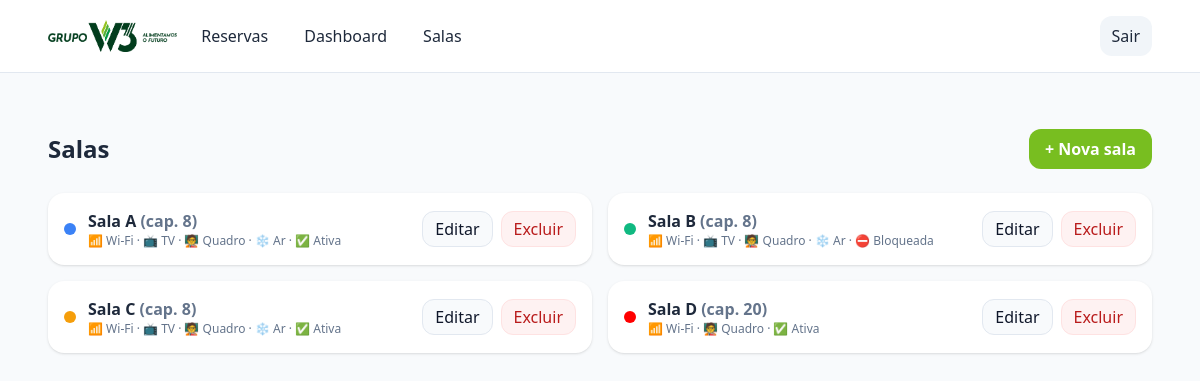
Before: /index.php?page=salas (signed in) with the older database file.
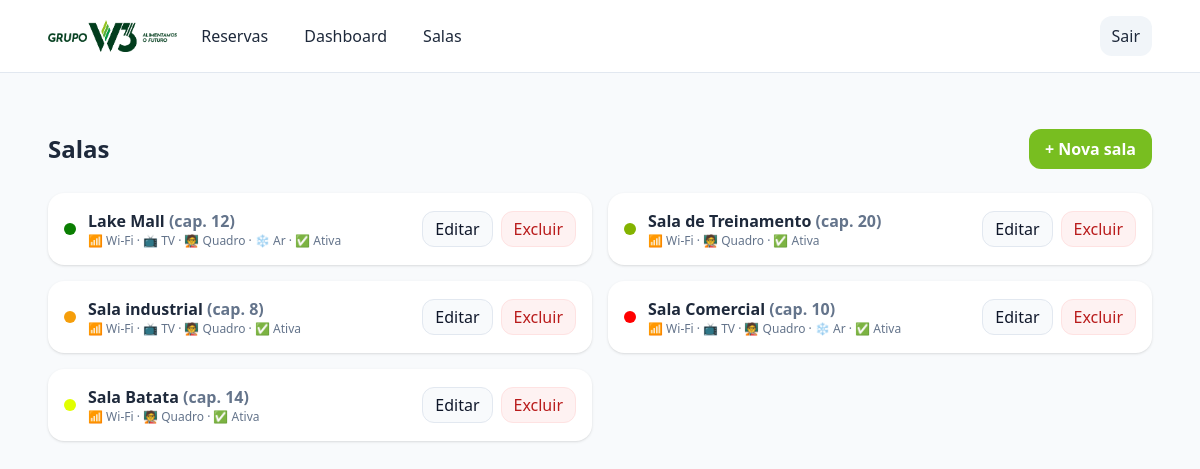
After: the same page with the newer database file.
### tables this page shows
CREATE TABLE rooms (
    id INTEGER PRIMARY KEY AUTOINCREMENT,
    name TEXT NOT NULL,
    color TEXT NOT NULL DEFAULT '#3b82f6'
, capacity INTEGER NOT NULL DEFAULT 8, has_wifi INTEGER NOT NULL DEFAULT 1, has_tv INTEGER NOT NULL DEFAULT 1, has_board INTEGER NOT NULL DEFAULT 1, has_ac INTEGER NOT NULL DEFAULT 1, is_blocked INTEGER NOT NULL DEFAULT 0, extras TEXT DEFAULT '[]', has_vc INTEGER NOT NULL DEFAULT 0);

### bootstrap.php (called while the page is built, shortened)
<?php
function h($s) { return htmlspecialchars((string)$s, ENT_QUOTES, 'UTF-8'); }
?>

### salas.php (the view, shortened to what this page needs)
<?php
$rooms = $pdo->query("SELECT * FROM rooms ORDER BY id")->fetchAll(PDO::FETCH_ASSOC);
?>
<div class="max-w-6xl mx-auto space-y-6">
  <header class="flex flex-col md:flex-row md:items-center md:justify-between gap-3">
    <h1 class="text-2xl font-bold">Salas</h1>
    <div class="flex flex-col md:flex-row md:items-center gap-3 w-full md:w-auto">
      <button onclick="document.getElementById('newRoom').classList.toggle('hidden')"
              class="px-4 h-10 rounded-xl btn-w3 font-semibold">+ Nova sala</button>
    </div>
  </header>
  <div class="grid md:grid-cols-2 gap-4">
    <?php foreach ($rooms as $r): $rid=(int)$r['id']; ?>
      <div class="bg-white rounded-2xl shadow p-4 space-y-3">
        <div class="flex items-center justify-between">
          <div class="flex items-center gap-3">
            <span class="inline-block w-3 h-3 rounded-full" style="background:<?= h($r['color']) ?>"></span>
            <div>
              <div class="font-semibold"><?= h($r['name']) ?> <span class="text-slate-500">(cap. <?= (int)$r['capacity'] ?>)</span></div>
              <div class="text-xs text-slate-500">
                <?php if ((int)$r['has_wifi']): ?>📶 Wi-Fi · <?php endif; ?>
                <?php if ((int)$r['has_tv']): ?>📺 TV · <?php endif; ?>
                <?php if ((int)$r['has_board']): ?>🧑‍🏫 Quadro · <?php endif; ?>
                <?php if ((int)$r['has_ac']): ?>❄️ Ar · <?php endif; ?>
                <?= (int)$r['is_blocked'] ? '⛔ Bloqueada' : '✅ Ativa' ?>
              </div>
            </div>
          </div>
          <div class="flex items-center gap-2">
            <button
              class="px-3 h-9 rounded-xl btn-ghost"
              onclick="openEditDialog(this)"
              data-rid="<?= $rid ?>"
              data-name="<?= h($r['name']) ?>"
              data-color="<?= h($r['color']) ?>"
              data-capacity="<?= (int)$r['capacity'] ?>"
              data-wifi="<?= (int)$r['has_wifi'] ?>"
              data-tv="<?= (int)$r['has_tv'] ?>"
              data-board="<?= (int)$r['has_board'] ?>"
              data-ac="<?= (int)$r['has_ac'] ?>"
              data-vc="<?= isset($r['has_vc']) ? (int)$r['has_vc'] : 0 ?>"
              data-blocked="<?= (int)$r['is_blocked'] ?>"
            >Editar</button>
            <form method="post" onsubmit="return confirm('Remover esta sala? Isso não apaga reservas existentes.');">
              <button class="px-3 h-9 rounded-xl btn-danger">Excluir</button>
            </form>
          </div>
        </div>
      </div>
    <?php endforeach; ?>
  </div>
</div>

### index.php (shortened to what this page needs)
<?php
require __DIR__.'/bootstrap.php';
$page = $_GET['page'] ?? 'calendario';
?>
<!doctype html>
<html lang="pt-BR">
<head>
  <script src="https://cdn.tailwindcss.com"></script>
</head>
<body class="bg-slate-50 text-slate-800">
  <nav class="bg-white border-b border-slate-200">
    <div class="max-w-[1600px] mx-auto px-6 lg:px-12 py-4 flex items-center justify-between">
      <div class="flex items-center gap-3">
        <img src="logo-w3.png" alt="W3" class="h-8 w-auto"/>
        <a href="index.php?page=calendario" class="px-3 py-2 rounded-xl hover:bg-slate-50">Reservas</a>
        <?php if (!empty($_SESSION['is_admin'])): ?>
          <a href="index.php?page=dashboard" class="px-3 py-2 rounded-xl hover:bg-slate-50">Dashboard</a>
          <a href="index.php?page=salas" class="px-3 py-2 rounded-xl hover:bg-slate-50">Salas</a>
        <?php endif; ?>
      </div>
      <div class="flex items-center gap-2">
        <?php if (!empty($_SESSION['is_admin'])): ?>
          <form method="post">
            <button class="px-3 py-2 rounded-xl bg-slate-100 hover:bg-slate-200">Sair</button>
          </form>
        <?php else: ?>
          <button id="openAdmin" class="px-3 py-2 rounded-xl text-slate-700 hover:bg-slate-100">Admin</button>
        <?php endif; ?>
      </div>
    </div>
  </nav>
  <div class="max-w-[1600px] mx-auto px-6 lg:px-12 py-8 space-y-6">
    <?php
      if ($page==='salas')     { if (empty($_SESSION['is_admin'])) { echo '<div class="bg-rose-50 text-rose-700 rounded-xl p-4">Apenas admin.</div>'; } else { include __DIR__.'/salas.php'; } }
    ?>
  </div>
</body>
</html>

### index.php (style rules this page uses)
.btn-w3 { background:#78BE20; color:#fff }

### salas.php (style rules this page uses)
.btn-w3 { background:#78BE20; color:#fff }
.btn-ghost { background:#f8fafc; border:1px solid #e2e8f0; color:#0f172a }
.btn-danger { background:#fef2f2; border:1px solid #fee2e2; color:#b91c1c }

### partials/scripts.php (style rules this page uses)
.btn-w3 { background:#78BE20; color:#fff }

Changed rows visible on the page:
removed rooms: name "Sala A", capacity "8", has_wifi "📶 Wi-Fi ·", has_tv "📺 TV ·", has_board "🧑‍🏫 Quadro ·", has_ac "❄️ Ar ·", is_blocked "✅ Ativa"
added rooms: name "Lake Mall", capacity "12", has_wifi "📶 Wi-Fi ·", has_tv "📺 TV ·", has_board "🧑‍🏫 Quadro ·", has_ac "❄️ Ar ·", is_blocked "✅ Ativa"
changed rooms: color "#10b981" → "#83b300" (drawn); name "Sala B" → "Sala de Treinamento"; capacity "8" → "20"; is_blocked "⛔ Bloqueada" → "✅ Ativa"; no longer shows "📺 TV ·"; no longer shows "❄️ Ar ·"
changed rooms: name "Sala C" → "Sala industrial"; no longer shows "❄️ Ar ·"
changed rooms: name "Sala D" → "Sala Comercial"; capacity "20" → "10"; now shows "📺 TV ·"; now shows "❄️ Ar ·"
added rooms: name "Sala Batata", capacity "14", has_wifi "📶 Wi-Fi ·", has_board "🧑‍🏫 Quadro ·", is_blocked "✅ Ativa"
